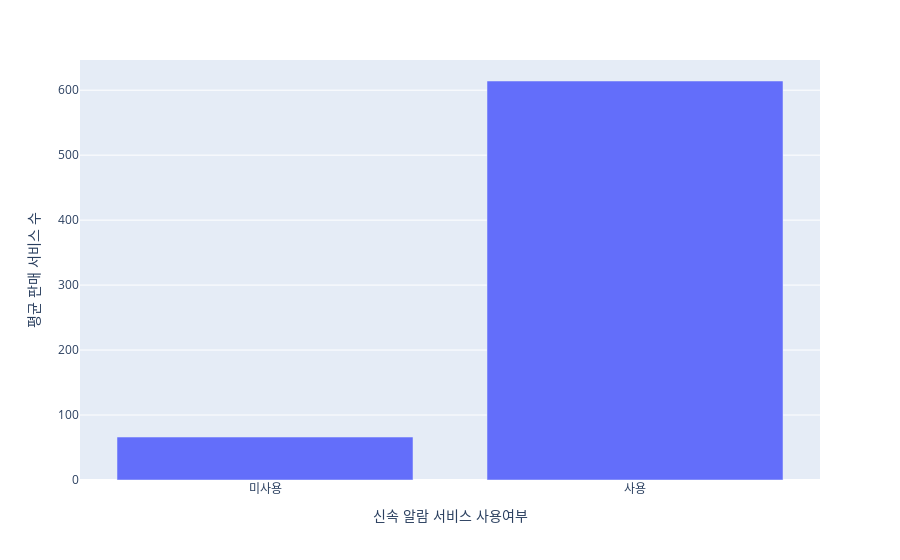

The notebook cell saved with this chart:
### Code cell
#ㄹ. 두 집단 평균 판매 서비스 수 차이 시각화 > 판매자 설득 자료 (barplot 이용)
px.bar(p1.reset_index(),x='신속 알람 서비스 사용여부',y='평균 판매 서비스 수')

### Figure 1 — Plotly figure (JSON) as saved in the notebook; plotly's stock layout.template omitted (floating-point values rounded to 4 significant figures)
{"data": [{"alignmentgroup": "True", "hovertemplate": "신속 알람 서비스 사용여부=%{x}<br>평균 판매 서비스 수=%{y}<extra></extra>", "legendgroup": "", "marker": {"color": "#636efa", "pattern": {"shape": ""}}, "name": "", "offsetgroup": "", "orientation": "v", "showlegend": false, "textposition": "auto", "type": "bar", "x": ["미사용", "사용"], "xaxis": "x", "y": [66.1, 614.2], "yaxis": "y"}], "layout": {"autosize": true, "barmode": "relative", "legend": {"tracegroupgap": 0}, "margin": {"t": 60}, "xaxis": {"anchor": "y", "autorange": true, "domain": [0, 1], "range": [-0.5, 1.5], "title": {"text": "신속 알람 서비스 사용여부"}, "type": "category"}, "yaxis": {"anchor": "x", "autorange": true, "domain": [0, 1], "range": [0, 646.5], "title": {"text": "평균 판매 서비스 수"}, "type": "linear"}}}
